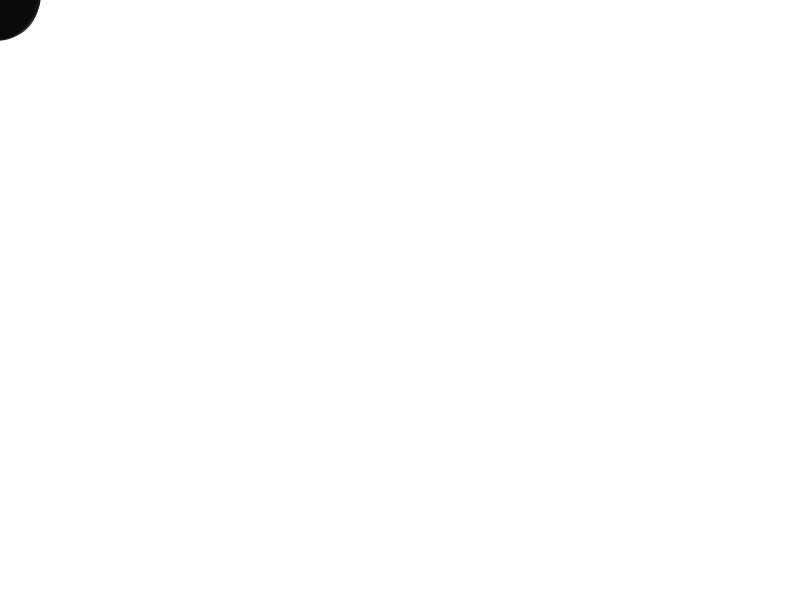
Frame 1 (no input)
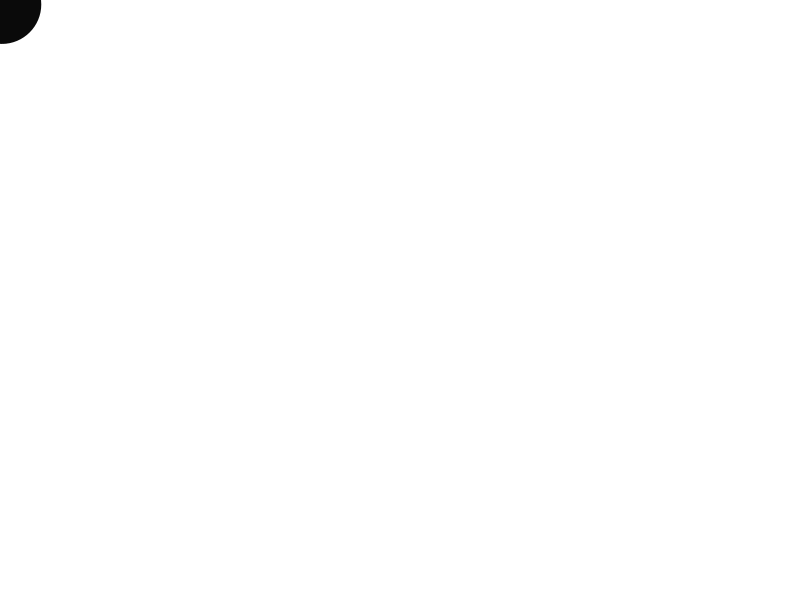
Frame 60 (the mouse pressed at the canvas centre just before this capture)
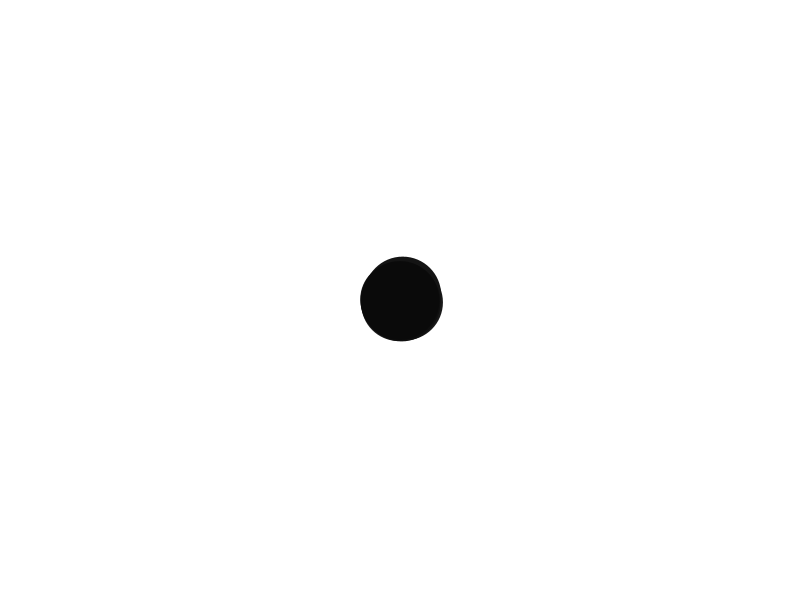
Frame 120 (the mouse held since frame 60 and released just before this capture)

The Processing sketch that drew these frames (run headless with seeded random() and noise(); from frame 60 on, the mouse is pressed at the canvas centre):

// Processing sketch: processing_166945
// ── processing_166945.pde

int[] xpos = new int[50];
int[] ypos = new int[50];

void setup(){
  size(800,600);
  smooth();
 
  for(int i = 0; i < 50; i+=5){
    xpos[i] = 0;
    ypos[i] = 0;
  }
  //noCursor();
}
 
void draw(){
  background(255);
  for(int i = 0; i < 49; i++){
    xpos[i] = xpos[i+1];
    ypos[i] = ypos[i+1];
  }
 
  xpos[xpos.length-1] = mouseX;
  ypos[ypos.length-1] = mouseY;
 
  for(int i = 0; i < 50; i++){
    noStroke();
    fill(255-i*5);
    ellipse(xpos[i]+random(-5,5), ypos[i]+random(-5,5), i+30, i+30);
  }
}
